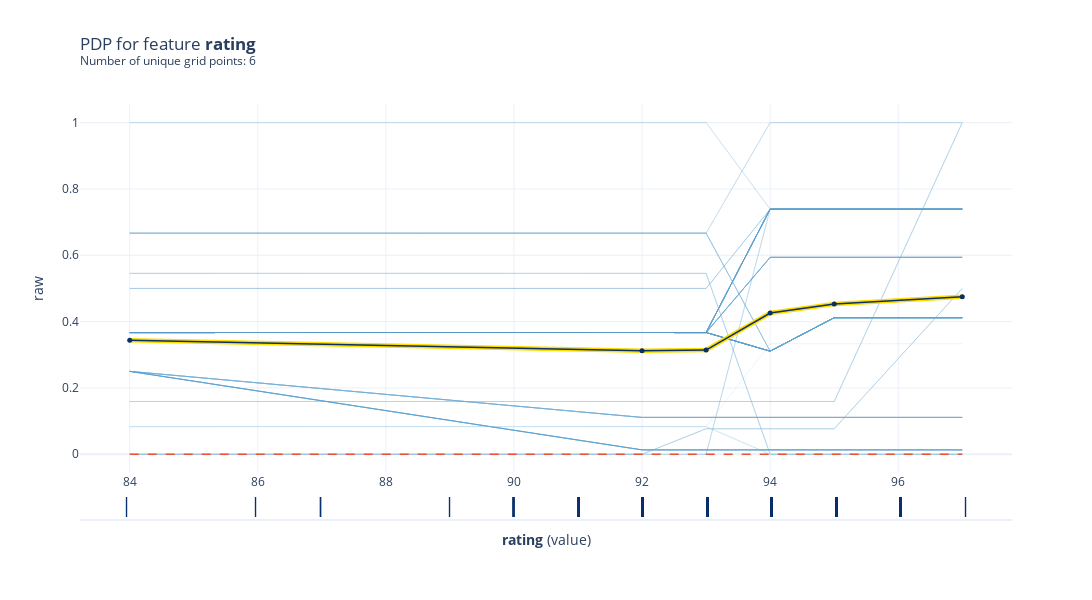

The notebook cell saved with this chart:
### Code cell
# Plot PDP
# Create the pdp data to be plotted
pdp_goals = pdp.PDPIsolate(model=tree_model, df=val_x, model_features=feature_names, feature='rating', feature_name='rating')

# plot the PDP for feature 'Goal Scored'
fig, axes = pdp_goals.plot(
    center=False,
    plot_lines=True,
    frac_to_plot=100,
    cluster=False,
    n_cluster_centers=None,
    cluster_method='accurate',
    plot_pts_dist=True,
    to_bins=False,
    show_percentile=False,
    which_classes=None,
    figsize=None,
    dpi=300,
    ncols=2,
    plot_params={"pdp_hl": True},
    engine='plotly',
    template='plotly_white')

fig.show()

### Figure 1 — Plotly figure (JSON) as saved in the notebook; plotly's stock layout.template omitted (floating-point values rounded to 4 significant figures; data arrays with more than 128 entries replaced by an {"elided": "..."} marker saying what was removed)
{"data": [{"hoverinfo": "none", "line": {"color": "rgba(193,217,237,0.5)", "width": 0.5}, "mode": "lines", "type": "scatter", "x": [84, 92, 93, 94, 95, 97], "xaxis": "x", "y": [0.3671, 0.3671, 0.3671, 0.3108, 0.4118, 0.4118], "yaxis": "y"}, {"hoverinfo": "none", "line": {"color": "rgba(177,210,231,0.5)", "width": 0.5}, "mode": "lines", "type": "scatter", "x": [84, 92, 93, 94, 95, 97], "xaxis": "x", "y": [0.1591, 0.1591, 0.1591, 0.1591, 0.1591, 1], "yaxis": "y"}, {"hoverinfo": "none", "line": {"color": "rgba(160,202,225,0.5)", "width": 0.5}, "mode": "lines", "type": "scatter", "x": [84, 92, 93, 94, 95, 97], "xaxis": "x", "y": [0.3671, 0.3671, 0.3671, 0.7391, 0.7391, 0.7391], "yaxis": "y"}, {"hoverinfo": "none", "line": {"color": "rgba(139,192,221,0.5)", "width": 0.5}, "mode": "lines", "type": "scatter", "x": [84, 92, 93, 94, 95, 97], "xaxis": "x", "y": [0.5, 0.5, 0.5, 0.7391, 0.7391, 0.7391], "yaxis": "y"}, {"hoverinfo": "none", "line": {"color": "rgba(117,179,216,0.5)", "width": 0.5}, "mode": "lines", "type": "scatter", "x": [84, 92, 93, 94, 95, 97], "xaxis": "x", "y": [0.3671, 0.3671, 0.3671, 0.7391, 0.7391, 0.7391], "yaxis": "y"}, {"hoverinfo": "none", "line": {"color": "rgba(98,168,210,0.5)", "width": 0.5}, "mode": "lines", "type": "scatter", "x": [84, 92, 93, 94, 95, 97], "xaxis": "x", "y": [0.25, 0.1111, 0.1111, 0.1111, 0.1111, 0.1111], "yaxis": "y"}, {"hoverinfo": "none", "line": {"color": "rgba(80,155,203,0.5)", "width": 0.5}, "mode": "lines", "type": "scatter", "x": [84, 92, 93, 94, 95, 97], "xaxis": "x", "y": [0.5455, 0.5455, 0.5455, 0, 0, 0], "yaxis": "y"}, {"hoverinfo": "none", "line": {"color": "rgba(64,144,197,0.5)", "width": 0.5}, "mode": "lines", "type": "scatter", "x": [84, 92, 93, 94, 95, 97], "xaxis": "x", "y": [0.3671, 0.3671, 0.3671, 0.7391, 0.7391, 0.7391], "yaxis": "y"}, {"hoverinfo": "none", "line": {"color": "rgba(49,129,189,0.5)", "width": 0.5}, "mode": "lines", "type": "scatter", "x": [84, 92, 93, 94, 95, 97], "xaxis": "x", "y": [0.6667, 0.6667, 0.6667, 1, 1, 1], "yaxis": "y"}, {"hoverinfo": "none", "line": {"color": "rgba(36,116,182,0.5)", "width": 0.5}, "mode": "lines", "type": "scatter", "x": [84, 92, 93, 94, 95, 97], "xaxis": "x", "y": [0.3671, 0.3671, 0.3671, 0.3108, 0.4118, 0.4118], "yaxis": "y"}, {"hoverinfo": "none", "line": {"color": "rgba(193,217,237,0.5)", "width": 0.5}, "mode": "lines", "type": "scatter", "x": [84, 92, 93, 94, 95, 97], "xaxis": "x", "y": [0.3671, 0.3671, 0.3671, 0.7391, 0.7391, 0.7391], "yaxis": "y"}, {"hoverinfo": "none", "line": {"color": "rgba(177,210,231,0.5)", "width": 0.5}, "mode": "lines", "type": "scatter", "x": [84, 92, 93, 94, 95, 97], "xaxis": "x", "y": [0.6667, 0.6667, 0.6667, 1, 1, 1], "yaxis": "y"}, {"hoverinfo": "none", "line": {"color": "rgba(160,202,225,0.5)", "width": 0.5}, "mode": "lines", "type": "scatter", "x": [84, 92, 93, 94, 95, 97], "xaxis": "x", "y": [0, 0, 0.07692, 0.07692, 0.07692, 0.5], "yaxis": "y"}, {"hoverinfo": "none", "line": {"color": "rgba(139,192,221,0.5)", "width": 0.5}, "mode": "lines", "type": "scatter", "x": [84, 92, 93, 94, 95, 97], "xaxis": "x", "y": [0.3671, 0.3671, 0.3671, 0.3108, 0.4118, 0.4118], "yaxis": "y"}, {"hoverinfo": "none", "line": {"color": "rgba(117,179,216,0.5)", "width": 0.5}, "mode": "lines", "type": "scatter", "x": [84, 92, 93, 94, 95, 97], "xaxis": "x", "y": [0.3671, 0.3671, 0.3671, 0.3108, 0.4118, 0.4118], "yaxis": "y"}, {"hoverinfo": "none", "line": {"color": "rgba(98,168,210,0.5)", "width": 0.5}, "mode": "lines", "type": "scatter", "x": [84, 92, 93, 94, 95, 97], "xaxis": "x", "y": [0.3671, 0.3671, 0.3671, 0.3108, 0.4118, 0.4118], "yaxis": "y"}, {"hoverinfo": "none", "line": {"color": "rgba(80,155,203,0.5)", "width": 0.5}, "mode": "lines", "type": "scatter", "x": [84, 92, 93, 94, 95, 97], "xaxis": "x", "y": [0.25, 0.01316, 0.01316, 0.01316, 0.01316, 0.01316], "yaxis": "y"}, {"hoverinfo": "none", "line": {"color": "rgba(64,144,197,0.5)", "width": 0.5}, "mode": "lines", "type": "scatter", "x": [84, 92, 93, 94, 95, 97], "xaxis": "x", "y": [0.1591, 0.1591, 0.1591, 0.1591, 0.1591, 1], "yaxis": "y"}, {"hoverinfo": "none", "line": {"color": "rgba(49,129,189,0.5)", "width": 0.5}, "mode": "lines", "type": "scatter", "x": [84, 92, 93, 94, 95, 97], "xaxis": "x", "y": [0, 0, 0.07692, 0.07692, 0.07692, 0.5], "yaxis": "y"}, {"hoverinfo": "none", "line": {"color": "rgba(36,116,182,0.5)", "width": 0.5}, "mode": "lines", "type": "scatter", "x": [84, 92, 93, 94, 95, 97], "xaxis": "x", "y": [0.3671, 0.3671, 0.3671, 0.3108, 0.4118, 0.4118], "yaxis": "y"}, {"hoverinfo": "none", "line": {"color": "rgba(193,217,237,0.5)", "width": 0.5}, "mode": "lines", "type": "scatter", "x": [84, 92, 93, 94, 95, 97], "xaxis": "x", "y": [0.3671, 0.3671, 0.3671, 0.3108, 0.4118, 0.4118], "yaxis": "y"}, {"hoverinfo": "none", "line": {"color": "rgba(177,210,231,0.5)", "width": 0.5}, "mode": "lines", "type": "scatter", "x": [84, 92, 93, 94, 95, 97], "xaxis": "x", "y": [0.3671, 0.3671, 0.3671, 0.7391, 0.7391, 0.7391], "yaxis": "y"}, {"hoverinfo": "none", "line": {"color": "rgba(160,202,225,0.5)", "width": 0.5}, "mode": "lines", "type": "scatter", "x": [84, 92, 93, 94, 95, 97], "xaxis": "x", "y": [0.25, 0.01316, 0.01316, 0.01316, 0.01316, 0.01316], "yaxis": "y"}, {"hoverinfo": "none", "line": {"color": "rgba(139,192,221,0.5)", "width": 0.5}, "mode": "lines", "type": "scatter", "x": [84, 92, 93, 94, 95, 97], "xaxis": "x", "y": [0.1591, 0.1591, 0.1591, 0.1591, 0.1591, 1], "yaxis": "y"}, {"hoverinfo": "none", "line": {"color": "rgba(117,179,216,0.5)", "width": 0.5}, "mode": "lines", "type": "scatter", "x": [84, 92, 93, 94, 95, 97], "xaxis": "x", "y": [0.3671, 0.3671, 0.3671, 0.3108, 0.4118, 0.4118], "yaxis": "y"}, {"hoverinfo": "none", "line": {"color": "rgba(98,168,210,0.5)", "width": 0.5}, "mode": "lines", "type": "scatter", "x": [84, 92, 93, 94, 95, 97], "xaxis": "x", "y": [0.25, 0.1111, 0.1111, 0.1111, 0.1111, 0.1111], "yaxis": "y"}, {"hoverinfo": "none", "line": {"color": "rgba(80,155,203,0.5)", "width": 0.5}, "mode": "lines", "type": "scatter", "x": [84, 92, 93, 94, 95, 97], "xaxis": "x", "y": [0.3671, 0.3671, 0.3671, 0.3108, 0.4118, 0.4118], "yaxis": "y"}, {"hoverinfo": "none", "line": {"color": "rgba(64,144,197,0.5)", "width": 0.5}, "mode": "lines", "type": "scatter", "x": [84, 92, 93, 94, 95, 97], "xaxis": "x", "y": [0.3671, 0.3671, 0.3671, 0.3108, 0.4118, 0.4118], "yaxis": "y"}, {"hoverinfo": "none", "line": {"color": "rgba(49,129,189,0.5)", "width": 0.5}, "mode": "lines", "type": "scatter", "x": [84, 92, 93, 94, 95, 97], "xaxis": "x", "y": [0.3671, 0.3671, 0.3671, 0.3108, 0.4118, 0.4118], "yaxis": "y"}, {"hoverinfo": "none", "line": {"color": "rgba(36,116,182,0.5)", "width": 0.5}, "mode": "lines", "type": "scatter", "x": [84, 92, 93, 94, 95, 97], "xaxis": "x", "y": [0.3671, 0.3671, 0.3671, 0.7391, 0.7391, 0.7391], "yaxis": "y"}, {"hoverinfo": "none", "line": {"color": "rgba(193,217,237,0.5)", "width": 0.5}, "mode": "lines", "type": "scatter", "x": [84, 92, 93, 94, 95, 97], "xaxis": "x", "y": [0.3671, 0.3671, 0.3671, 0.7391, 0.7391, 0.7391], "yaxis": "y"}, {"hoverinfo": "none", "line": {"color": "rgba(177,210,231,0.5)", "width": 0.5}, "mode": "lines", "type": "scatter", "x": [84, 92, 93, 94, 95, 97], "xaxis": "x", "y": [0.5, 0.5, 0.5, 0.7391, 0.7391, 0.7391], "yaxis": "y"}, {"hoverinfo": "none", "line": {"color": "rgba(160,202,225,0.5)", "width": 0.5}, "mode": "lines", "type": "scatter", "x": [84, 92, 93, 94, 95, 97], "xaxis": "x", "y": [0.3671, 0.3671, 0.3671, 0.3108, 0.4118, 0.4118], "yaxis": "y"}, {"hoverinfo": "none", "line": {"color": "rgba(139,192,221,0.5)", "width": 0.5}, "mode": "lines", "type": "scatter", "x": [84, 92, 93, 94, 95, 97], "xaxis": "x", "y": [0.25, 0.1111, 0.1111, 0.1111, 0.1111, 0.1111], "yaxis": "y"}, {"hoverinfo": "none", "line": {"color": "rgba(117,179,216,0.5)", "width": 0.5}, "mode": "lines", "type": "scatter", "x": [84, 92, 93, 94, 95, 97], "xaxis": "x", "y": [0.25, 0.01316, 0.01316, 0.01316, 0.01316, 0.01316], "yaxis": "y"}, {"hoverinfo": "none", "line": {"color": "rgba(98,168,210,0.5)", "width": 0.5}, "mode": "lines", "type": "scatter", "x": [84, 92, 93, 94, 95, 97], "xaxis": "x", "y": [0.3671, 0.3671, 0.3671, 0.3108, 0.4118, 0.4118], "yaxis": "y"}, {"hoverinfo": "none", "line": {"color": "rgba(80,155,203,0.5)", "width": 0.5}, "mode": "lines", "type": "scatter", "x": [84, 92, 93, 94, 95, 97], "xaxis": "x", "y": [0.3671, 0.3671, 0.3671, 0.7391, 0.7391, 0.7391], "yaxis": "y"}, {"hoverinfo": "none", "line": {"color": "rgba(64,144,197,0.5)", "width": 0.5}, "mode": "lines", "type": "scatter", "x": [84, 92, 93, 94, 95, 97], "xaxis": "x", "y": [0.25, 0.01316, 0.01316, 0.01316, 0.01316, 0.01316], "yaxis": "y"}, {"hoverinfo": "none", "line": {"color": "rgba(49,129,189,0.5)", "width": 0.5}, "mode": "lines", "type": "scatter", "x": [84, 92, 93, 94, 95, 97], "xaxis": "x", "y": [0.3671, 0.3671, 0.3671, 0.7391, 0.7391, 0.7391], "yaxis": "y"}, {"hoverinfo": "none", "line": {"color": "rgba(36,116,182,0.5)", "width": 0.5}, "mode": "lines", "type": "scatter", "x": [84, 92, 93, 94, 95, 97], "xaxis": "x", "y": [0.25, 0.1111, 0.1111, 0.1111, 0.1111, 0.1111], "yaxis": "y"}, {"hoverinfo": "none", "line": {"color": "rgba(193,217,237,0.5)", "width": 0.5}, "mode": "lines", "type": "scatter", "x": [84, 92, 93, 94, 95, 97], "xaxis": "x", "y": [0.3671, 0.3671, 0.3671, 0.7391, 0.7391, 0.7391], "yaxis": "y"}, {"hoverinfo": "none", "line": {"color": "rgba(177,210,231,0.5)", "width": 0.5}, "mode": "lines", "type": "scatter", "x": [84, 92, 93, 94, 95, 97], "xaxis": "x", "y": [0, 0, 0, 0.7391, 0.7391, 0.7391], "yaxis": "y"}, {"hoverinfo": "none", "line": {"color": "rgba(160,202,225,0.5)", "width": 0.5}, "mode": "lines", "type": "scatter", "x": [84, 92, 93, 94, 95, 97], "xaxis": "x", "y": [0.5455, 0.5455, 0.5455, 0, 0, 0], "yaxis": "y"}, {"hoverinfo": "none", "line": {"color": "rgba(139,192,221,0.5)", "width": 0.5}, "mode": "lines", "type": "scatter", "x": [84, 92, 93, 94, 95, 97], "xaxis": "x", "y": [0.3671, 0.3671, 0.3671, 0.7391, 0.7391, 0.7391], "yaxis": "y"}, {"hoverinfo": "none", "line": {"color": "rgba(117,179,216,0.5)", "width": 0.5}, "mode": "lines", "type": "scatter", "x": [84, 92, 93, 94, 95, 97], "xaxis": "x", "y": [0.3671, 0.3671, 0.3671, 0.7391, 0.7391, 0.7391], "yaxis": "y"}, {"hoverinfo": "none", "line": {"color": "rgba(98,168,210,0.5)", "width": 0.5}, "mode": "lines", "type": "scatter", "x": [84, 92, 93, 94, 95, 97], "xaxis": "x", "y": [0.3671, 0.3671, 0.3671, 0.3108, 0.4118, 0.4118], "yaxis": "y"}, {"hoverinfo": "none", "line": {"color": "rgba(80,155,203,0.5)", "width": 0.5}, "mode": "lines", "type": "scatter", "x": [84, 92, 93, 94, 95, 97], "xaxis": "x", "y": [0.3671, 0.3671, 0.3671, 0.3108, 0.4118, 0.4118], "yaxis": "y"}, {"hoverinfo": "none", "line": {"color": "rgba(64,144,197,0.5)", "width": 0.5}, "mode": "lines", "type": "scatter", "x": [84, 92, 93, 94, 95, 97], "xaxis": "x", "y": [0.25, 0.01316, 0.01316, 0.01316, 0.01316, 0.01316], "yaxis": "y"}, {"hoverinfo": "none", "line": {"color": "rgba(49,129,189,0.5)", "width": 0.5}, "mode": "lines", "type": "scatter", "x": [84, 92, 93, 94, 95, 97], "xaxis": "x", "y": [1, 1, 1, 0.7391, 0.7391, 0.7391], "yaxis": "y"}, {"hoverinfo": "none", "line": {"color": "rgba(36,116,182,0.5)", "width": 0.5}, "mode": "lines", "type": "scatter", "x": [84, 92, 93, 94, 95, 97], "xaxis": "x", "y": [0.5, 0.5, 0.5, 0.7391, 0.7391, 0.7391], "yaxis": "y"}, {"hoverinfo": "none", "line": {"color": "rgba(193,217,237,0.5)", "width": 0.5}, "mode": "lines", "type": "scatter", "x": [84, 92, 93, 94, 95, 97], "xaxis": "x", "y": [0.3671, 0.3671, 0.3671, 0.7391, 0.7391, 0.7391], "yaxis": "y"}, {"hoverinfo": "none", "line": {"color": "rgba(177,210,231,0.5)", "width": 0.5}, "mode": "lines", "type": "scatter", "x": [84, 92, 93, 94, 95, 97], "xaxis": "x", "y": [0.08333, 0.08333, 0.08333, 0, 0, 0], "yaxis": "y"}, {"hoverinfo": "none", "line": {"color": "rgba(160,202,225,0.5)", "width": 0.5}, "mode": "lines", "type": "scatter", "x": [84, 92, 93, 94, 95, 97], "xaxis": "x", "y": [0.3671, 0.3671, 0.3671, 0.5938, 0.5938, 0.5938], "yaxis": "y"}, {"hoverinfo": "none", "line": {"color": "rgba(139,192,221,0.5)", "width": 0.5}, "mode": "lines", "type": "scatter", "x": [84, 92, 93, 94, 95, 97], "xaxis": "x", "y": [0.3671, 0.3671, 0.3671, 0.7391, 0.7391, 0.7391], "yaxis": "y"}, {"hoverinfo": "none", "line": {"color": "rgba(117,179,216,0.5)", "width": 0.5}, "mode": "lines", "type": "scatter", "x": [84, 92, 93, 94, 95, 97], "xaxis": "x", "y": [0.3671, 0.3671, 0.3671, 0.7391, 0.7391, 0.7391], "yaxis": "y"}, {"hoverinfo": "none", "line": {"color": "rgba(98,168,210,0.5)", "width": 0.5}, "mode": "lines", "type": "scatter", "x": [84, 92, 93, 94, 95, 97], "xaxis": "x", "y": [0.25, 0.01316, 0.01316, 0.01316, 0.01316, 0.01316], "yaxis": "y"}, {"hoverinfo": "none", "line": {"color": "rgba(80,155,203,0.5)", "width": 0.5}, "mode": "lines", "type": "scatter", "x": [84, 92, 93, 94, 95, 97], "xaxis": "x", "y": [0.25, 0.01316, 0.01316, 0.01316, 0.01316, 0.01316], "yaxis": "y"}, {"hoverinfo": "none", "line": {"color": "rgba(64,144,197,0.5)", "width": 0.5}, "mode": "lines", "type": "scatter", "x": [84, 92, 93, 94, 95, 97], "xaxis": "x", "y": [0.3671, 0.3671, 0.3671, 0.3108, 0.4118, 0.4118], "yaxis": "y"}, {"hoverinfo": "none", "line": {"color": "rgba(49,129,189,0.5)", "width": 0.5}, "mode": "lines", "type": "scatter", "x": [84, 92, 93, 94, 95, 97], "xaxis": "x", "y": [0.3671, 0.3671, 0.3671, 0.3108, 0.4118, 0.4118], "yaxis": "y"}, {"hoverinfo": "none", "line": {"color": "rgba(36,116,182,0.5)", "width": 0.5}, "mode": "lines", "type": "scatter", "x": [84, 92, 93, 94, 95, 97], "xaxis": "x", "y": [0.3671, 0.3671, 0.3671, 0.5938, 0.5938, 0.5938], "yaxis": "y"}, {"hoverinfo": "none", "line": {"color": "rgba(193,217,237,0.5)", "width": 0.5}, "mode": "lines", "type": "scatter", "x": [84, 92, 93, 94, 95, 97], "xaxis": "x", "y": [0.3671, 0.3671, 0.3671, 0.5938, 0.5938, 0.5938], "yaxis": "y"}, {"hoverinfo": "none", "line": {"color": "rgba(177,210,231,0.5)", "width": 0.5}, "mode": "lines", "type": "scatter", "x": [84, 92, 93, 94, 95, 97], "xaxis": "x", "y": [0.3671, 0.3671, 0.3671, 0.5938, 0.5938, 0.5938], "yaxis": "y"}, {"hoverinfo": "none", "line": {"color": "rgba(160,202,225,0.5)", "width": 0.5}, "mode": "lines", "type": "scatter", "x": [84, 92, 93, 94, 95, 97], "xaxis": "x", "y": [0.3671, 0.3671, 0.3671, 0.5938, 0.5938, 0.5938], "yaxis": "y"}, {"hoverinfo": "none", "line": {"color": "rgba(139,192,221,0.5)", "width": 0.5}, "mode": "lines", "type": "scatter", "x": [84, 92, 93, 94, 95, 97], "xaxis": "x", "y": [0.3671, 0.3671, 0.3671, 0.7391, 0.7391, 0.7391], "yaxis": "y"}, {"hoverinfo": "none", "line": {"color": "rgba(117,179,216,0.5)", "width": 0.5}, "mode": "lines", "type": "scatter", "x": [84, 92, 93, 94, 95, 97], "xaxis": "x", "y": [0.6667, 0.6667, 0.6667, 0.3108, 0.4118, 0.4118], "yaxis": "y"}, {"hoverinfo": "none", "line": {"color": "rgba(98,168,210,0.5)", "width": 0.5}, "mode": "lines", "type": "scatter", "x": [84, 92, 93, 94, 95, 97], "xaxis": "x", "y": [0.3671, 0.3671, 0.3671, 0.7391, 0.7391, 0.7391], "yaxis": "y"}, {"hoverinfo": "none", "line": {"color": "rgba(80,155,203,0.5)", "width": 0.5}, "mode": "lines", "type": "scatter", "x": [84, 92, 93, 94, 95, 97], "xaxis": "x", "y": [0.3671, 0.3671, 0.3671, 0.5938, 0.5938, 0.5938], "yaxis": "y"}, {"hoverinfo": "none", "line": {"color": "rgba(64,144,197,0.5)", "width": 0.5}, "mode": "lines", "type": "scatter", "x": [84, 92, 93, 94, 95, 97], "xaxis": "x", "y": [0.3671, 0.3671, 0.3671, 0.5938, 0.5938, 0.5938], "yaxis": "y"}, {"hoverinfo": "none", "line": {"color": "rgba(49,129,189,0.5)", "width": 0.5}, "mode": "lines", "type": "scatter", "x": [84, 92, 93, 94, 95, 97], "xaxis": "x", "y": [0, 0, 0, 0.7391, 0.7391, 0.7391], "yaxis": "y"}, {"hoverinfo": "none", "line": {"color": "rgba(36,116,182,0.5)", "width": 0.5}, "mode": "lines", "type": "scatter", "x": [84, 92, 93, 94, 95, 97], "xaxis": "x", "y": [0.3671, 0.3671, 0.3671, 0.5938, 0.5938, 0.5938], "yaxis": "y"}, {"hoverinfo": "none", "line": {"color": "rgba(193,217,237,0.5)", "width": 0.5}, "mode": "lines", "type": "scatter", "x": [84, 92, 93, 94, 95, 97], "xaxis": "x", "y": [0.25, 0.1111, 0.1111, 0.1111, 0.1111, 0.1111], "yaxis": "y"}, {"hoverinfo": "none", "line": {"color": "rgba(177,210,231,0.5)", "width": 0.5}, "mode": "lines", "type": "scatter", "x": [84, 92, 93, 94, 95, 97], "xaxis": "x", "y": [0.3671, 0.3671, 0.3671, 0.3108, 0.4118, 0.4118], "yaxis": "y"}, {"hoverinfo": "none", "line": {"color": "rgba(160,202,225,0.5)", "width": 0.5}, "mode": "lines", "type": "scatter", "x": [84, 92, 93, 94, 95, 97], "xaxis": "x", "y": [0.3671, 0.3671, 0.3671, 0.3108, 0.4118, 0.4118], "yaxis": "y"}, {"hoverinfo": "none", "line": {"color": "rgba(139,192,221,0.5)", "width": 0.5}, "mode": "lines", "type": "scatter", "x": [84, 92, 93, 94, 95, 97], "xaxis": "x", "y": [0.3671, 0.3671, 0.3671, 0.7391, 0.7391, 0.7391], "yaxis": "y"}, {"hoverinfo": "none", "line": {"color": "rgba(117,179,216,0.5)", "width": 0.5}, "mode": "lines", "type": "scatter", "x": [84, 92, 93, 94, 95, 97], "xaxis": "x", "y": [0.25, 0.01316, 0.01316, 0.01316, 0.01316, 0.01316], "yaxis": "y"}, {"hoverinfo": "none", "line": {"color": "rgba(98,168,210,0.5)", "width": 0.5}, "mode": "lines", "type": "scatter", "x": [84, 92, 93, 94, 95, 97], "xaxis": "x", "y": [0.25, 0.1111, 0.1111, 0.1111, 0.1111, 0.1111], "yaxis": "y"}, {"hoverinfo": "none", "line": {"color": "rgba(80,155,203,0.5)", "width": 0.5}, "mode": "lines", "type": "scatter", "x": [84, 92, 93, 94, 95, 97], "xaxis": "x", "y": [0.3671, 0.3671, 0.3671, 0.7391, 0.7391, 0.7391], "yaxis": "y"}, {"hoverinfo": "none", "line": {"color": "rgba(64,144,197,0.5)", "width": 0.5}, "mode": "lines", "type": "scatter", "x": [84, 92, 93, 94, 95, 97], "xaxis": "x", "y": [0.25, 0.1111, 0.1111, 0.1111, 0.1111, 0.1111], "yaxis": "y"}, {"hoverinfo": "none", "line": {"color": "rgba(49,129,189,0.5)", "width": 0.5}, "mode": "lines", "type": "scatter", "x": [84, 92, 93, 94, 95, 97], "xaxis": "x", "y": [0.3671, 0.3671, 0.3671, 0.7391, 0.7391, 0.7391], "yaxis": "y"}, {"hoverinfo": "none", "line": {"color": "rgba(36,116,182,0.5)", "width": 0.5}, "mode": "lines", "type": "scatter", "x": [84, 92, 93, 94, 95, 97], "xaxis": "x", "y": [0.6667, 0.6667, 0.6667, 0.3108, 0.4118, 0.4118], "yaxis": "y"}, {"hoverinfo": "none", "line": {"color": "rgba(193,217,237,0.5)", "width": 0.5}, "mode": "lines", "type": "scatter", "x": [84, 92, 93, 94, 95, 97], "xaxis": "x", "y": [0.3671, 0.3671, 0.3671, 0.5938, 0.5938, 0.5938], "yaxis": "y"}, {"hoverinfo": "none", "line": {"color": "rgba(177,210,231,0.5)", "width": 0.5}, "mode": "lines", "type": "scatter", "x": [84, 92, 93, 94, 95, 97], "xaxis": "x", "y": [0.25, 0.1111, 0.1111, 0.1111, 0.1111, 0.1111], "yaxis": "y"}, {"hoverinfo": "none", "line": {"color": "rgba(160,202,225,0.5)", "width": 0.5}, "mode": "lines", "type": "scatter", "x": [84, 92, 93, 94, 95, 97], "xaxis": "x", "y": [0.3671, 0.3671, 0.3671, 0.7391, 0.7391, 0.7391], "yaxis": "y"}, {"hoverinfo": "none", "line": {"color": "rgba(139,192,221,0.5)", "width": 0.5}, "mode": "lines", "type": "scatter", "x": [84, 92, 93, 94, 95, 97], "xaxis": "x", "y": [0.3671, 0.3671, 0.3671, 0.5938, 0.5938, 0.5938], "yaxis": "y"}, {"hoverinfo": "none", "line": {"color": "rgba(117,179,216,0.5)", "width": 0.5}, "mode": "lines", "type": "scatter", "x": [84, 92, 93, 94, 95, 97], "xaxis": "x", "y": [0.08333, 0.08333, 0.08333, 0, 0, 0], "yaxis": "y"}, {"hoverinfo": "none", "line": {"color": "rgba(98,168,210,0.5)", "width": 0.5}, "mode": "lines", "type": "scatter", "x": [84, 92, 93, 94, 95, 97], "xaxis": "x", "y": [0.3671, 0.3671, 0.3671, 0.3108, 0.4118, 0.4118], "yaxis": "y"}, {"hoverinfo": "none", "line": {"color": "rgba(80,155,203,0.5)", "width": 0.5}, "mode": "lines", "type": "scatter", "x": [84, 92, 93, 94, 95, 97], "xaxis": "x", "y": [0.3671, 0.3671, 0.3671, 0.3108, 0.4118, 0.4118], "yaxis": "y"}, {"hoverinfo": "none", "line": {"color": "rgba(64,144,197,0.5)", "width": 0.5}, "mode": "lines", "type": "scatter", "x": [84, 92, 93, 94, 95, 97], "xaxis": "x", "y": [0.3671, 0.3671, 0.3671, 0.5938, 0.5938, 0.5938], "yaxis": "y"}, {"hoverinfo": "none", "line": {"color": "rgba(49,129,189,0.5)", "width": 0.5}, "mode": "lines", "type": "scatter", "x": [84, 92, 93, 94, 95, 97], "xaxis": "x", "y": [0.3671, 0.3671, 0.3671, 0.3108, 0.4118, 0.4118], "yaxis": "y"}, {"hoverinfo": "none", "line": {"color": "rgba(36,116,182,0.5)", "width": 0.5}, "mode": "lines", "type": "scatter", "x": [84, 92, 93, 94, 95, 97], "xaxis": "x", "y": [0.3671, 0.3671, 0.3671, 0.7391, 0.7391, 0.7391], "yaxis": "y"}, {"hoverinfo": "none", "line": {"color": "rgba(193,217,237,0.5)", "width": 0.5}, "mode": "lines", "type": "scatter", "x": [84, 92, 93, 94, 95, 97], "xaxis": "x", "y": [0.3671, 0.3671, 0.3671, 0.7391, 0.7391, 0.7391], "yaxis": "y"}, {"hoverinfo": "none", "line": {"color": "rgba(177,210,231,0.5)", "width": 0.5}, "mode": "lines", "type": "scatter", "x": [84, 92, 93, 94, 95, 97], "xaxis": "x", "y": [0.08333, 0.08333, 0.08333, 0.3333, 0.3333, 0.3333], "yaxis": "y"}, {"hoverinfo": "none", "line": {"color": "rgba(160,202,225,0.5)", "width": 0.5}, "mode": "lines", "type": "scatter", "x": [84, 92, 93, 94, 95, 97], "xaxis": "x", "y": [0, 0, 0.07692, 0.07692, 0.07692, 0.5], "yaxis": "y"}, {"hoverinfo": "none", "line": {"color": "rgba(139,192,221,0.5)", "width": 0.5}, "mode": "lines", "type": "scatter", "x": [84, 92, 93, 94, 95, 97], "xaxis": "x", "y": [0.6667, 0.6667, 0.6667, 0.3108, 0.4118, 0.4118], "yaxis": "y"}, {"hoverinfo": "none", "line": {"color": "rgba(117,179,216,0.5)", "width": 0.5}, "mode": "lines", "type": "scatter", "x": [84, 92, 93, 94, 95, 97], "xaxis": "x", "y": [0.5455, 0.5455, 0.5455, 0, 0, 0], "yaxis": "y"}, {"hoverinfo": "none", "line": {"color": "rgba(98,168,210,0.5)", "width": 0.5}, "mode": "lines", "type": "scatter", "x": [84, 92, 93, 94, 95, 97], "xaxis": "x", "y": [0.6667, 0.6667, 0.6667, 0.3108, 0.4118, 0.4118], "yaxis": "y"}, {"hoverinfo": "none", "line": {"color": "rgba(80,155,203,0.5)", "width": 0.5}, "mode": "lines", "type": "scatter", "x": [84, 92, 93, 94, 95, 97], "xaxis": "x", "y": [0.3671, 0.3671, 0.3671, 0.7391, 0.7391, 0.7391], "yaxis": "y"}, {"hoverinfo": "none", "line": {"color": "rgba(64,144,197,0.5)", "width": 0.5}, "mode": "lines", "type": "scatter", "x": [84, 92, 93, 94, 95, 97], "xaxis": "x", "y": [0.25, 0.1111, 0.1111, 0.1111, 0.1111, 0.1111], "yaxis": "y"}, {"hoverinfo": "none", "line": {"color": "rgba(49,129,189,0.5)", "width": 0.5}, "mode": "lines", "type": "scatter", "x": [84, 92, 93, 94, 95, 97], "xaxis": "x", "y": [0.3671, 0.3671, 0.3671, 0.7391, 0.7391, 0.7391], "yaxis": "y"}, {"hoverinfo": "none", "line": {"color": "rgba(36,116,182,0.5)", "width": 0.5}, "mode": "lines", "type": "scatter", "x": [84, 92, 93, 94, 95, 97], "xaxis": "x", "y": [0.25, 0.01316, 0.01316, 0.01316, 0.01316, 0.01316], "yaxis": "y"}, {"hoverinfo": "none", "line": {"color": "#FEDC00", "width": 4.5}, "mode": "lines", "type": "scatter", "x": [84, 92, 93, 94, 95, 97], "xaxis": "x", "y": [0.3436, 0.3122, 0.3142, 0.426, 0.4531, 0.4749], "yaxis": "y"}, {"hoverinfo": "none", "line": {"color": "#E75438", "dash": "dash", "width": 1.5}, "mode": "lines", "type": "scatter", "x": [84, 92, 93, 94, 95, 97], "xaxis": "x", "y": [0, 0, 0, 0, 0, 0], "yaxis": "y"}, {"hovertemplate": "%{y}", "line": {"color": "rgba(8,48,107,1.0)", "width": 1.5}, "marker": {"color": "rgba(8,48,107,1.0)", "size": 5}, "mode": "lines+markers", "name": "pdp", "type": "scatter", "x": [84, 92, 93, 94, 95, 97], "xaxis": "x", "y": [0.3436, 0.3122, 0.3142, 0.426, 0.4531, 0.4749], "yaxis": "y"}, {"hoverinfo": "none", "mode": "text", "name": "dist", "showlegend": false, "text": {"elided": "312 str values"}, "textfont": {"color": "rgba(8,48,107,1.0)", "size": 20}, "textposition": "middle center", "type": "scatter", "x": {"elided": "312 int values"}, "xaxis": "x2", "y": {"elided": "312 int values"}, "yaxis": "y2"}], "layout": {"height": 600, "showlegend": false, "title": {"text": "PDP for feature <b>rating</b> <br><sup>Number of unique grid points: 6</sup>", "x": 0, "xref": "paper"}, "width": 1200, "xaxis": {"anchor": "y", "domain": [0, 1]}, "xaxis2": {"anchor": "y2", "domain": [0, 1], "showgrid": false, "showticklabels": false, "title": {"text": "<b>rating</b> (value)"}}, "yaxis": {"anchor": "x", "domain": [0.1127, 0.99], "title": {"text": "raw"}}, "yaxis2": {"anchor": "x2", "domain": [0, 0.06267], "showgrid": false, "showticklabels": false}}}
